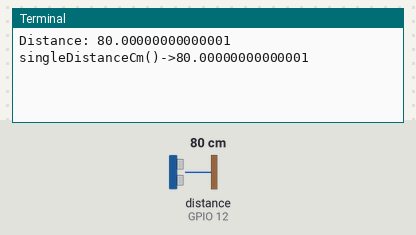
Simulated run of this program. Board: Raspberry Pi (BCM pin numbers). Parts: the last lines printed to the terminal. Inputs (shaded band) come from the test bench; at power-on: distance to the obstacle (sensor on GPIO 12) 80 cm. The echo pulse lasts 58.3 µs per cm.

Above: at 1.2 s.
1.3 s: distance to the obstacle (sensor on GPIO 12) set to 2 cm
At 1.9 s:
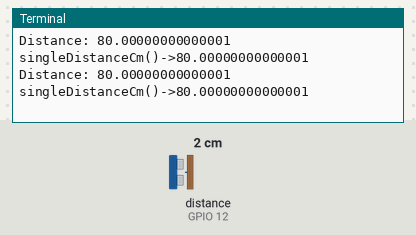
2.8 s: distance to the obstacle (sensor on GPIO 12) set to 4 cm
At 4.3 s:
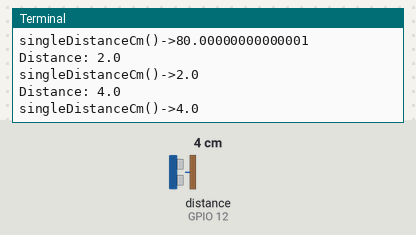
Timing chart, 0 to 5.8 s (numbered marks = the images above; inputs shaded):
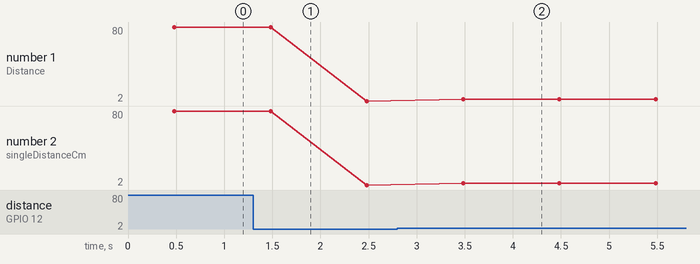

Measured:
- after the input at 2.8 s, the terminal: prints a new line after 0.68 s (image 2)
- plotted number 1: 80 → 2 after the input at 1.3 s, 2 → 4 after the input at 2.8 s
- plotted number 2: 80 → 2 after the input at 1.3 s, 2 → 4 after the input at 2.8 s

The program:

gpiozero_dis.py
```python
from gpiozero import DistanceSensor
import time


def singleDistanceCm():
	d = distSensor.distance * 100
	print(f'Distance: {d}')
	return (d)

def init():
	TRIG = 11  # define the 16 ---input
	ECHO = 12  # define the 18 ---output
	global distSensor
	distSensor = DistanceSensor(echo=ECHO, trigger=TRIG, max_distance=300)

init()
while(True):
	print(f"singleDistanceCm()->{singleDistanceCm()}")
	time.sleep(1)
```
